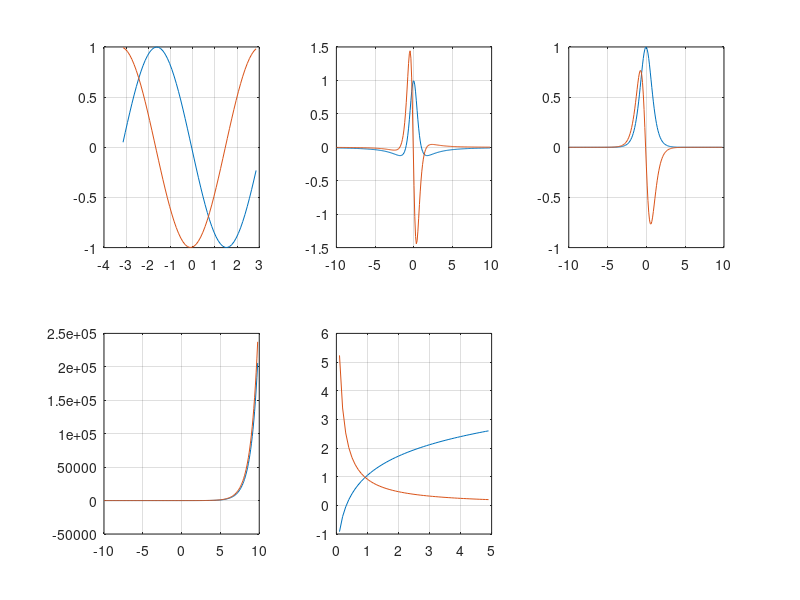

The MATLAB source for this figure:
clear;
clc;

% Aufgabe 1 a-e

function r = rl1(x) % Remove last 1 element
  r = x;
  r(length(x)) = [];
endfunction

function r = rl2(x) % Remove last 2 element
  r = rl1(rl1(x));
endfunction

function r = derive(x, y)
  r = zeros(1, columns(x));
  r = diff(y) ./ diff(x);
endfunction

function y = integrateQuad(fn, x)
  key = 1;
  y = zeros(1, columns(x));
 
  for val = x
    y(key) = quad(fn, 0, val);
    key = key + 1;
  endfor
end

################################################################################

function y = f(x)
  y = cos(x);    
endfunction

function y = g(x)
  y = x ./ ( 1 + x .* x );
endfunction

function y = h(x)  
  y = tanh(x);
endfunction

function y = k(x)
  y = x .* exp(x); 
endfunction

function y = l(x)
  y = x .* log(x);  
endfunction

x = -pi():0.1:pi();

subplot(2, 3, 1);
plot(
  % rl2(x), f(rl2(x)), % Funktion
  rl2(x), derive(rl1(x), f(rl1(x))), % 1. Ableitung
  rl2(x), derive(rl1(x), derive(x, f(x))) % 2. Ableitung
),grid,axis auto

x = -10:0.1:10;
subplot(2, 3, 2);
plot(
  % rl2(x), f(rl2(x)), % Funktion
  rl2(x), derive(rl1(x), g(rl1(x))), % 1. Ableitung
  rl2(x), derive(rl1(x), derive(x, g(x))) % 2. Ableitung
),grid,axis auto

x = -10:0.1:10;
subplot(2, 3, 3);
plot(
  % rl2(x), f(rl2(x)), % Funktion
  rl2(x), derive(rl1(x), h(rl1(x))), % 1. Ableitung
  rl2(x), derive(rl1(x), derive(x, h(x))) % 2. Ableitung
),grid,axis auto

x = -10:0.1:10;
subplot(2, 3, 4);
plot(
  % rl2(x), f(rl2(x)), % Funktion
  rl2(x), derive(rl1(x), k(rl1(x))), % 1. Ableitung
  rl2(x), derive(rl1(x), derive(x, k(x))) % 2. Ableitung
),grid,axis auto

x = 0.1:0.1:5.1;
subplot(2, 3, 5);
plot(
  % rl2(x), f(rl2(x)), % Funktion
  rl2(x), derive(rl1(x), l(rl1(x))), % 1. Ableitung
  rl2(x), derive(rl1(x), derive(x, l(x))) % 2. Ableitung
),grid,axis auto


%%%%%%%%%%%%%%%%%%%%%%%%%%%%%%%%%%%%%%%%%%%%%%%%%%%%%%%%%%%%%%%%%%%%%%%%%%%%%%%%
